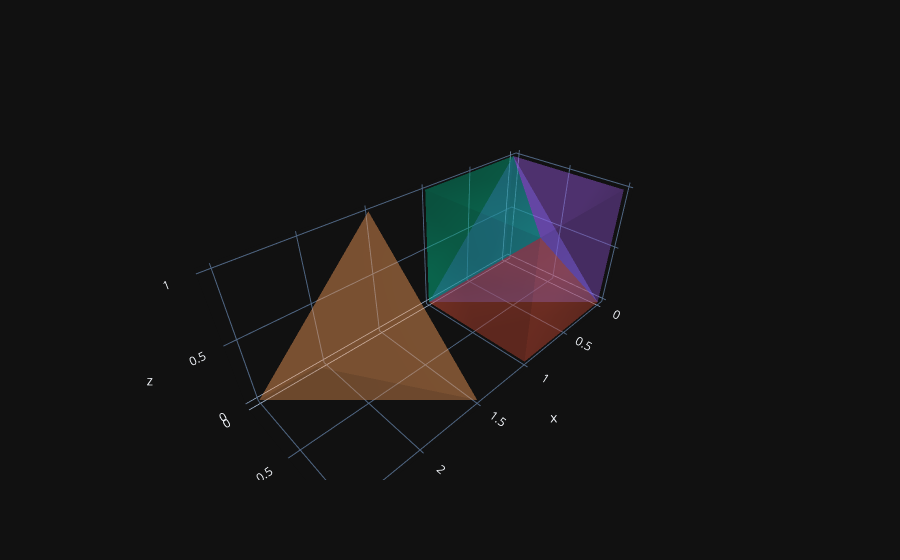

The code cell stored with this chart in its notebook:
### Markdown cell above
Now we actually decompose the cube into tetrahedra. Again this has been done manually and with great care below.

### Code cell
tet1=np.vstack((cube_vertices[0],cube_vertices[1],cube_vertices[2],cube_vertices[4]))
tet2=np.vstack((cube_vertices[2],cube_vertices[4],cube_vertices[6],cube_vertices[7]))
tet3=np.vstack((cube_vertices[1],cube_vertices[4],cube_vertices[5],cube_vertices[7]))
tet4=np.vstack((cube_vertices[1],cube_vertices[2],cube_vertices[3],cube_vertices[7]))
tet5=np.vstack((cube_vertices[4],cube_vertices[1],cube_vertices[2],cube_vertices[7]))

triangles=np.asarray([[0,1,2],[0,1,3],[0,2,3],[1,2,3]]) # same for all tetrahedra

fig=go.Figure()
for tet in [tet1,tet2,tet3,tet4,np.array([1.5,0,0])+tet5]:
    x, y, z = tet.T
    i,j,k = triangles.T
    fig = fig.add_trace(go.Mesh3d(x=x, y=y, z=z, i=i, j=j, k=k, opacity=0.25,))
fig.show()

### Figure 1 — Plotly figure (JSON) as saved in the notebook; plotly's stock layout.template omitted (floating-point values rounded to 4 significant figures)
{"data": [{"i": [0, 0, 0, 1], "j": [1, 1, 2, 2], "k": [2, 3, 3, 3], "opacity": 0.25, "type": "mesh3d", "x": [0, 0, 0, 1], "y": [0, 0, 1, 0], "z": [0, 1, 0, 0]}, {"i": [0, 0, 0, 1], "j": [1, 1, 2, 2], "k": [2, 3, 3, 3], "opacity": 0.25, "type": "mesh3d", "x": [0, 1, 1, 1], "y": [1, 0, 1, 1], "z": [0, 0, 0, 1]}, {"i": [0, 0, 0, 1], "j": [1, 1, 2, 2], "k": [2, 3, 3, 3], "opacity": 0.25, "type": "mesh3d", "x": [0, 1, 1, 1], "y": [0, 0, 0, 1], "z": [1, 0, 1, 1]}, {"i": [0, 0, 0, 1], "j": [1, 1, 2, 2], "k": [2, 3, 3, 3], "opacity": 0.25, "type": "mesh3d", "x": [0, 0, 0, 1], "y": [0, 1, 1, 1], "z": [1, 0, 1, 1]}, {"i": [0, 0, 0, 1], "j": [1, 1, 2, 2], "k": [2, 3, 3, 3], "opacity": 0.25, "type": "mesh3d", "x": [2.5, 1.5, 1.5, 2.5], "y": [0, 0, 1, 1], "z": [0, 1, 0, 1]}], "layout": {}}
